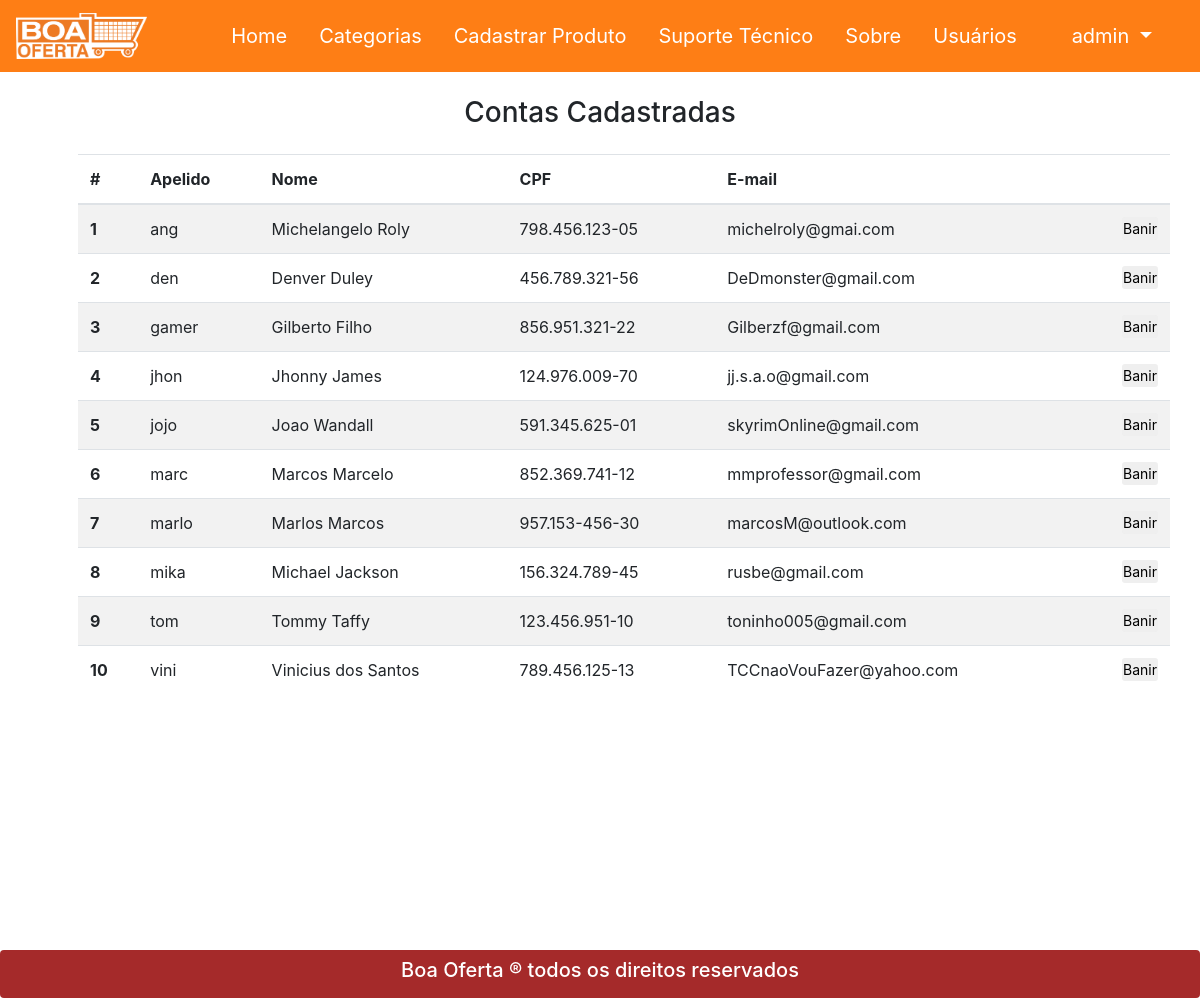
The page /usuarios.php (signed in) on the database its author committed.
### tables this page shows
CREATE TABLE usuarios (
cpf varchar(14) PRIMARY KEY NOT NULL,
apelido varchar(25) NOT NULL,
nome_completo varchar(150) NOT NULL,
email varchar(250) NOT NULL,
senha varchar(25) NOT NULL,
foto_usuario varchar(150),
fk_id_rua_user int NOT NULL,
fk_id_tipo int NOT NULL,
CONSTRAINT fk_usuario_id_rua FOREIGN KEY(fk_id_rua_user) REFERENCES ruas (id_rua),
CONSTRAINT fk_id_tipo FOREIGN KEY(fk_id_tipo) REFERENCES tipo_usuarios (id_tipo)
);

### usuarios.php (the view, shortened to what this page needs)
<?php
require_once "cabecalho.php";
require_once "class/conexao.php";
?>
<div class="container mt-4">
	<h3 class="text-center mb-4">Contas Cadastradas</h3>
	<div class="row pl-5">
		<table class="table table-striped">
  <thead>
    <tr>
      <th scope="col">#</th>
      <th scope="col">Apelido</th>
      <th scope="col">Nome</th>
      <th scope="col">CPF</th>
      <th scope="col">E-mail</th>
      <th scope="col"></th>
    </tr>
  </thead>
  <tbody>
	<?php
	$result_usuario = "SELECT * FROM usuarios where fk_id_tipo != 1 ORDER BY apelido ASC";
	$resultado_usuario = mysqli_query($conexao, $result_usuario);
	$cont = 0;
	while($row_usuario = mysqli_fetch_assoc($resultado_usuario)){
		$cont++;
	?>
    <tr>
      <th scope="row"><?php echo $cont; ?></th>
      <td><?php echo $row_usuario['apelido']; ?></td>
      <td><?php echo $row_usuario['nome_completo']; ?></td>
      <td><?php echo $row_usuario['cpf']; ?></td>
      <td><?php echo $row_usuario['email']; ?></td>
      <td>
      	<?php
      		if ($row_usuario['apelido'] == '--') {
      	?>
      	<a href="exclusaoConta.php?cpf=<?php echo $row_usuario['cpf']; ?>&ativar=1"><button class="btn btn-sm p-0 float-right">Liberar</button></a>
      	<?php
      		}else{
      	?>
      	<a href="exclusaoConta.php?cpf=<?php echo $row_usuario['cpf']; ?>"><button class="btn btn-sm p-0 float-right">Banir</button></a>
      	<?php
      }
      ?>
     </td>
    </tr>
	<?php
	 }
		?>
		</tbody>
</table>
	</div>
</div>
<?php
require_once "rodape.php";
?>

### cabecalho.php (shortened to what this page needs)
<?php
require_once("class/conexao.php");
?>
<!DOCTYPE html>
<html>
<head>
  <link rel="stylesheet" type="text/css" href="css/bootstrap.css">
  <link rel="stylesheet" type="text/css" href="css/estilo.css">
</head>
<body>
  <header>
    <nav class="navbar navbar-expand-lg navbar-dark" style="background: #fe7e15;">
      <a class="navbar-brand" href="index.php" style="float: left; width: 15%;"><img src="imagens/logo/logo.png" class="w-75"></a>
      <div class="collapse navbar-collapse" id="navbarTogglerDemo02">
        <ul class="navbar-nav mr-auto mt-2 mt-lg-0">
          <li class="nav-item active ml-3">
            <a class="nav-link" href="index.php" style="font-size: 125%;">Home <span class="sr-only">(Página atual)</span></a>
          </li>
          <li class="nav-item active ml-3">
            <a class="nav-link" href="categorias.php" style="font-size: 125%;">Categorias</a>
          </li>
          <li class="nav-item active ml-3">
            <a class="nav-link" href="cadastroProduto.php" style="font-size: 125%;">Cadastrar Produto</a>
          </li>
          <li class="nav-item active ml-3">
            <a class="nav-link" href="suporte.php" style="font-size: 125%;">Suporte Técnico</a>
          </li>
          <li class="nav-item active ml-3 ">
            <a class="nav-link" href="sobre.php" style="font-size: 125%;">Sobre</a>
          </li>
          <?php
          if (isset($_SESSION[ 'usuario'])) {
          $result_usuario = "SELECT * FROM usuarios where email = '$_SESSION[usuario]'";
          $resultado_usuario = mysqli_query($conexao, $result_usuario);
          while($row_usuario = mysqli_fetch_assoc($resultado_usuario)){
            if ($row_usuario['fk_id_tipo'] == 1) {
          ?>
          <li class="nav-item active ml-3 ">
            <a class="nav-link" href="usuarios.php" style="font-size: 125%;">Usuários</a>
          </li>
          <?php
            }
          }
        }
          ?>
        </ul>
        <ul class="navbar-nav  mt-2 mt-lg-0 float-right">
        <?php
        if(isset($_SESSION['usuario'])){
        ?>
          <li class="nav-item dropdown active float-right mr-4">
            <a class="nav-link dropdown-toggle" href="#" id="navbarDropdown" role="button" data-toggle="dropdown" aria-haspopup="true" aria-expanded="false" style="font-size: 125%;">
            <?php
            $sql = "select nome_completo, apelido from usuarios where email = '$_SESSION[usuario]' ;";
            $resultado = $conexao->query($sql) OR trigger_error($conexao->error, E_USER_ERROR);
            if($consulta = $resultado->fetch_object()){
              echo ($consulta->nome_completo);
            }
            ?>
            </a>
          </li>
        <?php }
        ?>
      </div>
  </nav>
</header>

### rows shown on the page
usuarios: shows "Usuários", nome_completo "admin"
usuarios: apelido "ang", nome_completo "Michelangelo Roly", cpf "798.456.123-05", email "michelroly@gmai.com"
usuarios: apelido "den", nome_completo "Denver Duley", cpf "456.789.321-56", email "DeDmonster@gmail.com"
usuarios: apelido "gamer", nome_completo "Gilberto Filho", cpf "856.951.321-22", email "Gilberzf@gmail.com"
usuarios: apelido "jhon", nome_completo "Jhonny James", cpf "124.976.009-70", email "jj.s.a.o@gmail.com"
usuarios: apelido "jojo", nome_completo "Joao Wandall", cpf "591.345.625-01", email "skyrimOnline@gmail.com"
usuarios: apelido "marc", nome_completo "Marcos Marcelo", cpf "852.369.741-12", email "mmprofessor@gmail.com"
usuarios: apelido "marlo", nome_completo "Marlos Marcos", cpf "957.153-456-30", email "marcosM@outlook.com"
usuarios: apelido "mika", nome_completo "Michael Jackson", cpf "156.324.789-45", email "rusbe@gmail.com"
usuarios: apelido "tom", nome_completo "Tommy Taffy", cpf "123.456.951-10", email "toninho005@gmail.com"
usuarios: apelido "vini", nome_completo "Vinicius dos Santos", cpf "789.456.125-13", email "TCCnaoVouFazer@yahoo.com"
